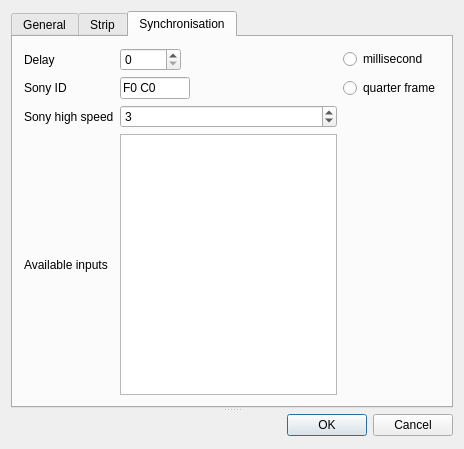
<?xml version="1.0" encoding="UTF-8"?>
<ui version="4.0">
 <class>PreferencesDialog</class>
 <widget class="QWidget" name="PreferencesDialog">
  <property name="geometry">
   <rect>
    <x>0</x>
    <y>0</y>
    <width>464</width>
    <height>449</height>
   </rect>
  </property>
  <property name="windowTitle">
   <string>Preferences</string>
  </property>
  <property name="layoutDirection">
   <enum>Qt::LeftToRight</enum>
  </property>
  <layout class="QHBoxLayout" name="horizontalLayout">
   <item>
    <widget class="QSplitter" name="splitter">
     <property name="orientation">
      <enum>Qt::Vertical</enum>
     </property>
     <widget class="QTabWidget" name="tabWidget">
      <property name="currentIndex">
       <number>2</number>
      </property>
      <widget class="QWidget" name="tabGeneral">
       <attribute name="title">
        <string>General</string>
       </attribute>
       <widget class="QWidget" name="layoutWidget">
        <property name="geometry">
         <rect>
          <x>70</x>
          <y>20</y>
          <width>301</width>
          <height>241</height>
         </rect>
        </property>
        <layout class="QFormLayout" name="formLayout">
         <property name="formAlignment">
          <set>Qt::AlignRight|Qt::AlignTop|Qt::AlignTrailing</set>
         </property>
         <property name="verticalSpacing">
          <number>20</number>
         </property>
         <item row="0" column="0" colspan="2">
          <widget class="QCheckBox" name="cBoxDisplayTC">
           <property name="layoutDirection">
            <enum>Qt::LeftToRight</enum>
           </property>
           <property name="text">
            <string>Display timecode</string>
           </property>
          </widget>
         </item>
         <item row="1" column="0" colspan="2">
          <widget class="QCheckBox" name="cBoxDisplayNextTC">
           <property name="text">
            <string>Display next timecode</string>
           </property>
          </widget>
         </item>
         <item row="2" column="0" colspan="2">
          <widget class="QCheckBox" name="cBoxDisplayNextText">
           <property name="text">
            <string>Display next texts</string>
           </property>
          </widget>
         </item>
         <item row="3" column="0">
          <widget class="QCheckBox" name="cBoxDisplayTitle">
           <property name="text">
            <string>Display title</string>
           </property>
          </widget>
         </item>
         <item row="4" column="0" colspan="2">
          <widget class="QCheckBox" name="cBoxDisplayLoop">
           <property name="enabled">
            <bool>false</bool>
           </property>
           <property name="text">
            <string>Display loop number</string>
           </property>
          </widget>
         </item>
         <item row="5" column="0">
          <widget class="QLabel" name="label_5">
           <property name="text">
            <string>Language</string>
           </property>
          </widget>
         </item>
         <item row="5" column="1">
          <widget class="QComboBox" name="cboBoxLang"/>
         </item>
        </layout>
       </widget>
      </widget>
      <widget class="QWidget" name="tabStrip">
       <attribute name="title">
        <string>Strip</string>
       </attribute>
       <layout class="QVBoxLayout" name="verticalLayout_4">
        <item>
         <layout class="QGridLayout" name="layoutStrip">
          <item row="2" column="0">
           <layout class="QVBoxLayout" name="layoutFont">
            <item>
             <widget class="QLineEdit" name="lineEditFilter">
              <property name="text">
               <string/>
              </property>
              <property name="placeholderText">
               <string>Filter</string>
              </property>
             </widget>
            </item>
            <item>
             <widget class="QListWidget" name="listWidgetFont"/>
            </item>
           </layout>
          </item>
          <item row="0" column="0">
           <layout class="QFormLayout" name="layoutBoldness">
            <property name="fieldGrowthPolicy">
             <enum>QFormLayout::FieldsStayAtSizeHint</enum>
            </property>
            <property name="labelAlignment">
             <set>Qt::AlignCenter</set>
            </property>
            <property name="formAlignment">
             <set>Qt::AlignLeading|Qt::AlignLeft|Qt::AlignTop</set>
            </property>
            <item row="0" column="0">
             <widget class="QLabel" name="lblBoldness">
              <property name="text">
               <string>Bold :</string>
              </property>
             </widget>
            </item>
            <item row="0" column="1">
             <widget class="QSlider" name="sliderBoldness">
              <property name="sizePolicy">
               <sizepolicy hsizetype="Expanding" vsizetype="Expanding">
                <horstretch>0</horstretch>
                <verstretch>0</verstretch>
               </sizepolicy>
              </property>
              <property name="minimumSize">
               <size>
                <width>200</width>
                <height>0</height>
               </size>
              </property>
              <property name="maximum">
               <number>5</number>
              </property>
              <property name="orientation">
               <enum>Qt::Horizontal</enum>
              </property>
              <property name="tickPosition">
               <enum>QSlider::TicksBothSides</enum>
              </property>
              <property name="tickInterval">
               <number>1</number>
              </property>
             </widget>
            </item>
           </layout>
          </item>
          <item row="2" column="1" alignment="Qt::AlignHCenter">
           <widget class="QSlider" name="sliderStripHeight">
            <property name="sizePolicy">
             <sizepolicy hsizetype="Fixed" vsizetype="Expanding">
              <horstretch>0</horstretch>
              <verstretch>0</verstretch>
             </sizepolicy>
            </property>
            <property name="maximumSize">
             <size>
              <width>22</width>
              <height>16777215</height>
             </size>
            </property>
            <property name="layoutDirection">
             <enum>Qt::LeftToRight</enum>
            </property>
            <property name="maximum">
             <number>100</number>
            </property>
            <property name="orientation">
             <enum>Qt::Vertical</enum>
            </property>
           </widget>
          </item>
          <item row="1" column="1">
           <widget class="QLabel" name="lblStripHeight">
            <property name="text">
             <string>Strip Height</string>
            </property>
           </widget>
          </item>
          <item row="1" column="0">
           <layout class="QFormLayout" name="layoutItalic">
            <property name="labelAlignment">
             <set>Qt::AlignLeading|Qt::AlignLeft|Qt::AlignTop</set>
            </property>
            <property name="formAlignment">
             <set>Qt::AlignLeading|Qt::AlignLeft|Qt::AlignTop</set>
            </property>
            <item row="1" column="0">
             <widget class="QLabel" name="lblItalic">
              <property name="text">
               <string>Italic :</string>
              </property>
             </widget>
            </item>
            <item row="1" column="1">
             <widget class="QSlider" name="sliderItalic">
              <property name="enabled">
               <bool>false</bool>
              </property>
              <property name="minimumSize">
               <size>
                <width>200</width>
                <height>0</height>
               </size>
              </property>
              <property name="orientation">
               <enum>Qt::Horizontal</enum>
              </property>
             </widget>
            </item>
           </layout>
          </item>
          <item row="0" column="1">
           <layout class="QFormLayout" name="layoutForm">
            <item row="0" column="0">
             <widget class="QLabel" name="lblSpeed">
              <property name="text">
               <string>Speed:</string>
              </property>
             </widget>
            </item>
            <item row="0" column="1">
             <widget class="QSpinBox" name="spinBoxSpeed">
              <property name="minimum">
               <number>1</number>
              </property>
              <property name="maximum">
               <number>100</number>
              </property>
              <property name="value">
               <number>12</number>
              </property>
             </widget>
            </item>
           </layout>
          </item>
         </layout>
        </item>
       </layout>
      </widget>
      <widget class="QWidget" name="tabSynchro">
       <attribute name="title">
        <string>Synchronisation</string>
       </attribute>
       <layout class="QVBoxLayout" name="verticalLayout_2">
        <item>
         <layout class="QGridLayout" name="gridLayout">
          <item row="1" column="2">
           <widget class="QRadioButton" name="radioButtonQF">
            <property name="text">
             <string>quarter frame</string>
            </property>
           </widget>
          </item>
          <item row="0" column="1" alignment="Qt::AlignLeft">
           <widget class="PhLockableSpinBox" name="spinBoxDelay">
            <property name="maximum">
             <number>10000</number>
            </property>
            <property name="singleStep">
             <number>10</number>
            </property>
            <property name="wordWrap" stdset="0">
             <bool>true</bool>
            </property>
           </widget>
          </item>
          <item row="0" column="2">
           <widget class="QRadioButton" name="radioButtonMS">
            <property name="text">
             <string>millisecond</string>
            </property>
           </widget>
          </item>
          <item row="0" column="0">
           <widget class="QLabel" name="lblDelay">
            <property name="text">
             <string>Delay</string>
            </property>
           </widget>
          </item>
          <item row="1" column="1">
           <widget class="QLineEdit" name="lineEditSonyID">
            <property name="maximumSize">
             <size>
              <width>70</width>
              <height>16777215</height>
             </size>
            </property>
            <property name="text">
             <string notr="true">F0 C0</string>
            </property>
            <property name="maxLength">
             <number>20</number>
            </property>
            <property name="placeholderText">
             <string notr="true"/>
            </property>
           </widget>
          </item>
          <item row="2" column="1">
           <widget class="QSpinBox" name="spinBoxSonyHighSpeed">
            <property name="enabled">
             <bool>true</bool>
            </property>
            <property name="minimumSize">
             <size>
              <width>75</width>
              <height>0</height>
             </size>
            </property>
            <property name="minimum">
             <number>1</number>
            </property>
            <property name="maximum">
             <number>100</number>
            </property>
            <property name="value">
             <number>3</number>
            </property>
           </widget>
          </item>
          <item row="2" column="0">
           <widget class="QLabel" name="lblSonyHighSpeed">
            <property name="enabled">
             <bool>true</bool>
            </property>
            <property name="text">
             <string>Sony high speed</string>
            </property>
           </widget>
          </item>
          <item row="1" column="0">
           <widget class="QLabel" name="lblSonyID">
            <property name="enabled">
             <bool>true</bool>
            </property>
            <property name="text">
             <string>Sony ID</string>
            </property>
           </widget>
          </item>
          <item row="3" column="1">
           <widget class="QListWidget" name="listWidgetInputs"/>
          </item>
          <item row="3" column="0">
           <widget class="QLabel" name="lblInputs">
            <property name="text">
             <string>Available inputs</string>
            </property>
           </widget>
          </item>
         </layout>
        </item>
       </layout>
      </widget>
     </widget>
     <widget class="QDialogButtonBox" name="buttonBox">
      <property name="standardButtons">
       <set>QDialogButtonBox::Cancel|QDialogButtonBox::Ok</set>
      </property>
     </widget>
    </widget>
   </item>
  </layout>
 </widget>
 <layoutdefault spacing="6" margin="11"/>
 <customwidgets>
  <customwidget>
   <class>PhLockableSpinBox</class>
   <extends>QSpinBox</extends>
   <header>PhCommonUI/PhLockableSpinBox.h</header>
  </customwidget>
 </customwidgets>
 <resources/>
 <connections/>
</ui>
